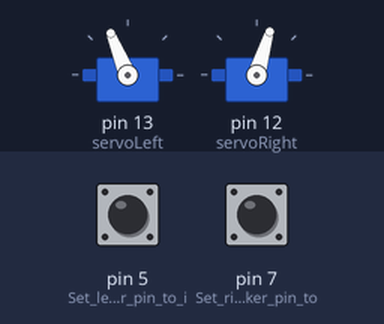
This sketch was run on a simulated Arduino Uno, built with avr-gcc and run on an emulated ATmega328P. Shown: 2 × servo. Inputs (shaded band) come from the test bench; at power-on: pin 5 (Set_left_whisker_pin_to_i) HIGH, pin 7 (Set_right_whisker_pin_to) HIGH. Random numbers use the default seed unless the sketch sets one.

Above: at 1.2 s.
1.3 s: pin 5 (Set_left_whisker_pin_to_i) pulled LOW for 0.15 s
At 2.1 s:
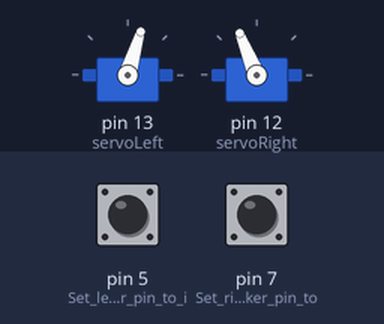
4.4 s: pin 7 (Set_right_whisker_pin_to) pulled LOW for 3.2 s
At 5.7 s:
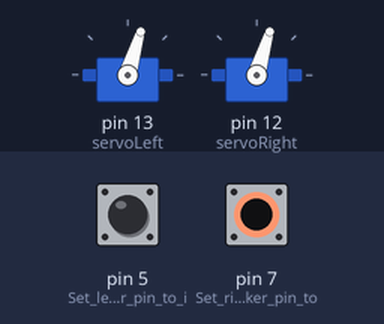
9.2 s: pin 5 (Set_left_whisker_pin_to_i) pulled LOW for 3.2 s
At 13.1 s:
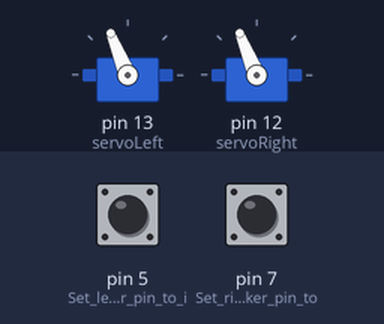
14.7 s: pin 5 (Set_left_whisker_pin_to_i) pulled LOW for 1 s
At 17.2 s:
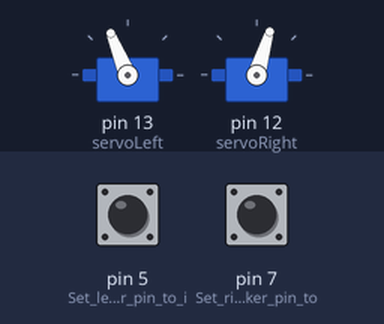
Timing chart, 0 to 18.7 s (numbered marks = the images above; inputs shaded):
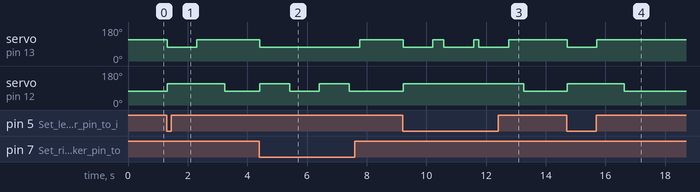

The sketch:

RoamingWithWhiskers.ino
```cpp
// Robotics with the BOE Shield - RoamingWithWhiskers
// Go forward.  Back up and turn if whiskers indicate BOE Shield bot bumped
// into something.

#include <Servo.h>                           // Include servo library

Servo servoLeft;                             // Declare left and right servos
Servo servoRight;

void setup()                                 // Built-in initialization block
{
  pinMode(7, INPUT);                         // Set right whisker pin to input
  pinMode(5, INPUT);                         // Set left whisker pin to input

  //tone(4, 3000, 1000);                       // Play tone for 1 second
  //delay(1000);                               // Delay to finish tone

  servoLeft.attach(13);                      // Attach left signal to pin 13
  servoRight.attach(12);                     // Attach right signal to pin 12
}

void loop()                                  // Main loop auto-repeats
{
  byte wLeft = digitalRead(5);               // Copy left result to wLeft
  byte wRight = digitalRead(7);              // Copy right result to wRight

  if((wLeft == 0) && (wRight == 0))          // If both whiskers contact
  {
    backward(1000);                          // Back up 1 second
    turnLeft(random(133,1200));                           // Turn left between 20 and 180 degrees
  }
  else if(wLeft == 0)                        // If only left whisker contact
  {
    backward(1000);                          // Back up 1 second
    turnRight(random(133,1200));                          // Turn right between 20 and 180 degrees degrees
  }
  else if(wRight == 0)                       // If only right whisker contact
  {
    backward(1000);                          // Back up 1 second
    turnLeft(random(133,1200));                           // Turn left between 20 and 180 degrees degrees
  }
  else                                       // Otherwise, no whisker contact
  {
    forward(20);                             // Forward 1/50 of a second
  }
}

void forward(int time)                       // Forward function
{
  servoLeft.writeMicroseconds(1700);         // Left wheel counterclockwise
  servoRight.writeMicroseconds(1300);        // Right wheel clockwise
  delay(time);                               // Maneuver for time ms
}

void turnLeft(int time)                      // Left turn function
{
  servoLeft.writeMicroseconds(1300);         // Left wheel clockwise
  servoRight.writeMicroseconds(1300);        // Right wheel clockwise
  delay(time);                               // Maneuver for time ms
}

void turnRight(int time)                     // Right turn function
{
  servoLeft.writeMicroseconds(1700);         // Left wheel counterclockwise
  servoRight.writeMicroseconds(1700);        // Right wheel counterclockwise
  delay(time);                               // Maneuver for time ms
}

void backward(int time)                      // Backward function
{
  servoLeft.writeMicroseconds(1300);         // Left wheel clockwise
  servoRight.writeMicroseconds(1700);        // Right wheel counterclockwise
  delay(time);                               // Maneuver for time ms
}
```

Measured:
- after the input at 1.3 s, servo on pin 13 (servoLeft): 112° → 73° at once, → 112° 1.0 s later; servo on pin 12 (servoRight): 73° → 112° at once, → 73° 1.9 s later
- after the input at 4.4 s, servo on pin 13 (servoLeft): 112° → 73° at once, → 112° 3.4 s later; servo on pin 12 (servoRight): alternates 112° for 1.0 s and 73° for 1.0 s, starting at once
- after the input at 9.2 s, servo on pin 13 (servoLeft): goes 73° 1.0 s, 112° 0.36 s, 73° 1.0 s, 112° 0.17 s, 73° 1.0 s, then 112°, starting at once; servo on pin 12 (servoRight): 73° → 112° at once, → 73° 4.0 s later
- after the input at 14.7 s, servo on pin 13 (servoLeft): 112° → 73° at once, → 112° 1.0 s later; servo on pin 12 (servoRight): 73° → 112° at once, → 73° 1.9 s later
